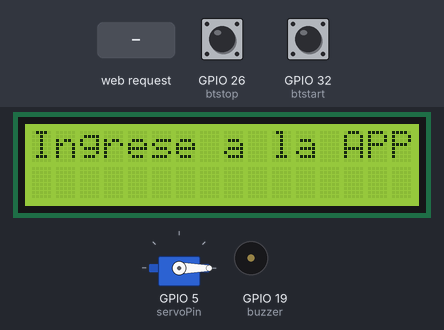
Bench run of a program on a simulated ESP32. Shown: servo, 16×2 character LCD, buzzer (waves = sounding, pin HIGH). The test bench sets the inputs (shaded band); at power-on: GPIO 32 (btstart) HIGH, GPIO 26 (btstop) LOW. WiFi joins after 1.5 s; servers stay silent unless stated; EEPROM starts erased; what the program prints to the serial monitor is not drawn.

Above: at 1.8 s.
1.9 s: HTTP request GET /wifi received
4.9 s: GPIO 32 (btstart) pulled LOW for 0.6 s
At 5.4 s:
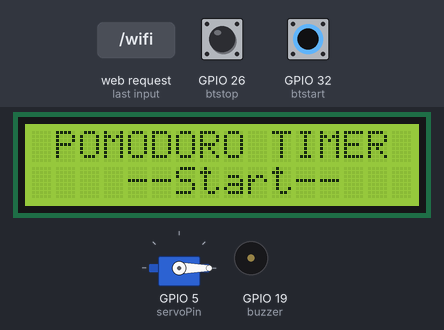
At 7.2 s:
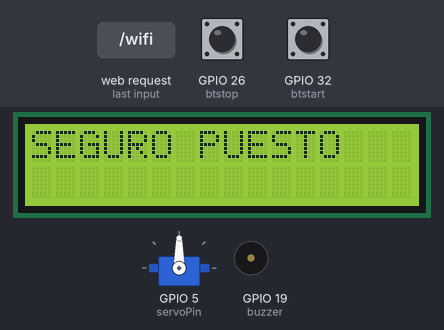
Timing chart, 0 to 58.5 s (numbered marks = the images above; inputs shaded):
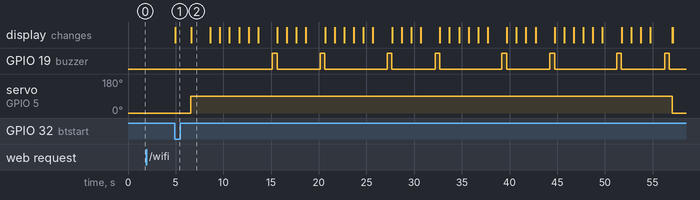

Measured:
- after the input at 1.9 s, every drawn part: stays the same
- after the input at 4.9 s, GPIO 19 (buzzer): LOW → HIGH after 10.2 s, then repeats every 12.0 s: LOW 4.5 s, HIGH 0.50 s, LOW 6.5 s, HIGH 0.50 s; servo on GPIO 5 (servoPin): 0° → 90° after 1.7 s, → 0° 50.5 s later; the display: first differs from a run without the input after 1.7 s (image 2)

The program:

main.cpp
```cpp
#include <Arduino.h>
#include <WiFi.h>
#include <WiFiClientSecure.h>
#include <UniversalTelegramBot.h>
#include <ArduinoJson.h>
#include <LiquidCrystal_I2C.h>
#include <Servo.h>
#include <cmath>
#include <EEPROM.h>
#include "apwifiesp32.h"
//#define BOTtoken "5885142699:AAH79kSUAwQyJ1aIkaehBrvOsmLQN6SppRQ" // Token del bot de Telegram DOMENICA
#define BOTtoken "5639158054:AAHOvj6mBd1XFZl4JZwrubx56F7FPoMQePo"
//#define CHAT_ID "1441825979" // ID de chat Domenica
#define CHAT_ID "1500591575" // ID del chat del Vicente
#define PRO_CPU 0
#define APP_CPU 1
#define NOAFF_CPU tskNO_AFFINITY
#define COLUMS 16 // LCD columns
#define ROWS 2
//const char *ssid = "ROBOTA"; // Datos de conexión WiFi
//const char *password = "R0b0ta2022";
String ssid_EE;
int dir_ssid_EE;
String pass_EE;
int dir_pass_EE;

int ciclosPomodoro = 1;
int ststart = 0;
int cursorMin = 5;
int cursorSeg = 8;
unsigned int time1;
unsigned int time2;
unsigned int time3;
unsigned int time4;
int timeout;

// control
int servoPin = 5; // servo
int btstart = 32;  // pulsador
//int btstop = 19;
int btstop = 26;
int stStop = 0;
int stop = 0;
int sendMessage = 0;
int buzzer = 19;

// Checks for new messages every 1 second.
int botRequestDelay = 1000;
unsigned long lastTimeBotRan;

Servo servo;

LiquidCrystal_I2C LCD(PCF8574_ADDR_A21_A11_A01, 4, 5, 6, 16, 11, 12, 13, 14, POSITIVE);
WiFiClientSecure client;
UniversalTelegramBot bot(BOTtoken, client);

void handleStop(int numNewMessages){

  for (int i = 0; i < numNewMessages; i++)
  {
    // Chat id of the requester
    String chat_id = String(bot.messages[i].chat_id);
    if (chat_id != CHAT_ID)
    {
      bot.sendMessage(chat_id, "Unauthorized user", "");
      continue;
    }

    // Print the received message
    String text = bot.messages[i].text;
    Serial.println(text);

    if (text == "/Autorizar")
    {
      stop = 1;
    }
    if (text == "/Rechazar")
    {
      stop = 0;
      stStop =0;
    }
  }
}

void lock(boolean a){
  if (a){
    servo.write(90);
    LCD.clear();
    LCD.setCursor(0, 0);
    LCD.print("SEGURO PUESTO");
    delay(2000);
    LCD.clear();
  }
  else{
    servo.write(0);
    LCD.clear();
    LCD.setCursor(0, 0);
    LCD.print("SEGURO QUITADO");
  }
}

void sound(){
  delay(500);
  digitalWrite(buzzer, HIGH);
  delay(500);
  digitalWrite(buzzer, LOW);
}

void temp(int minute, int seg)
{
  if(stop)
    return;
  //imprimir ciclo pomodoro
  LCD.setCursor(16,1);
  LCD.print(ciclosPomodoro);
  for (minute; minute > -1; minute--){
    if (stop){
      break;
    }
    LCD.setCursor(7, 1);
    LCD.print(":");
    if (minute < 9){
      cursorMin = 6;
    }
    LCD.setCursor(cursorMin, 1);
    LCD.print(minute);

    for (seg; seg > -1; seg--){
      time1 = millis();
      if (seg < 10)
      {
        LCD.setCursor(8, 1);
        LCD.print(0);
        cursorSeg = 9;
      }else{
        cursorSeg = 8;
      }
      LCD.setCursor(cursorSeg, 1);
      LCD.print(seg);
      if (stStop && (timeout<=4)){
        //Mensaje de autorizacion
        if (sendMessage){
          String mensaje = "Estudiante desea parar el sistema, escoja una opcion:\n";
          mensaje += "/Autorizar \n";
          mensaje += "/Rechazar \n";
          bot.sendMessage(CHAT_ID, mensaje, "");
          sendMessage = 0;
        }
        //Espera respuestas
        int numNewMessages = bot.getUpdates(bot.last_message_received + 1);
        while (numNewMessages){
          handleStop(numNewMessages);
          numNewMessages = bot.getUpdates(bot.last_message_received + 1);
        }
        if (stop){
          break;
        }
        timeout++;
      }else{
        timeout=0;
        stStop=0;
      }
      time2 = millis();
      if ((time2 - time1) < 1000){
        delay(1000 - (time2 - time1));
      }
    }//seg
    seg = 59;
  } // min
  sound();
}

void IRAM_ATTR isr(){
  if(stStop == 0){
    stStop = 1;
    timeout = 0;
    sendMessage = 1;
  }
}

void setup(){
  // servo
  servo.attach(servoPin);
  servo.write(0);
  pinMode(btstart, INPUT_PULLUP);
  pinMode(btstop, INPUT_PULLDOWN);
  pinMode(buzzer, OUTPUT);
  Serial.begin(115200);
  EEPROM.begin(512);

  // LCD
  LCD.begin(COLUMS, ROWS, LCD_5x8DOTS);
  LCD.backlight();
  LCD.setCursor(0, 0);
  LCD.print("CONFIGURANDO APP");
  // Se define la interrupcion
  attachInterrupt(digitalPinToInterrupt(btstop), isr, FALLING );
  //nombre de wifi a generarse y contrasena
  /*LCD.clear();
  LCD.setCursor(0,0);
  LCD.print("Buscando red");
  String ssidM     = readSTringEE(100);
  String passwordM = readSTringEE(200);
  WiFi.mode(WIFI_STA);
  WiFi.begin(ssidM, passwordM);
  delay(1000);
  int contador = 0;
  while(WiFi.status() != WL_CONNECTED && contador<=3){
    delay(500);
    contador++;
  }*/
  if(WiFi.status() != WL_CONNECTED){
    LCD.clear();
    LCD.setCursor(0,0);
    LCD.print("Ingrese a la APP");
    initAP("Pomodoro","123456789");
    while (WiFi.status() != WL_CONNECTED){
      loopAP();
      Serial.print(".");
      delay(500);
    }
  }

  // Bot de telegram
  client.setCACert(TELEGRAM_CERTIFICATE_ROOT);
  bot.sendMessage(CHAT_ID, "Bot iniciado", "");
  LCD.clear();
}

void loop()
{
  //Reinicio
  stStop = 0;
  stop = 0;
  //Menu principal
  LCD.setCursor(1, 0);
  LCD.print("POMODORO TIMER");
  LCD.setCursor(3, 1);
  LCD.print(" --Start--");
  // Presiona boton
  if (!digitalRead(btstart)){
    ststart = 1;
    while(!digitalRead(btstart)){}
    // solto
    delay(500); // Espera 0.5 segundos
    bot.sendMessage(CHAT_ID, "Pomodoro timer iniciado", "");
    int numNewMessages = bot.getUpdates(bot.last_message_received + 1);
    //Inicio de ciclos
    lock(1);
    ciclosPomodoro = 1;
    while(ciclosPomodoro <= 4){
        if(stop)
          break;
        // TIME TO STUDY //
        LCD.setCursor(3, 0);
        LCD.print("STUDY HARD");
        temp(0, 5);
        if(stop)
          break;
        // BREAK TIME //
        LCD.clear();
        LCD.setCursor(3, 0);
        LCD.print("BREAK TIME");
        temp(0, 3);

        ciclosPomodoro++;
    }//while ciclos pomodoro
    bot.sendMessage(CHAT_ID, "Pomodoro timer finalizó", "");
    lock(0);
    ststart = 0;
    LCD.clear();
  }
} // loop
```

apwifiesp32.h
```cpp
#include <Arduino.h>

#include <WiFi.h>
#include <WebServer.h>
#include <EEPROM.h>

String ssidYpass;
bool isConnected = false;

WebServer server(80);

void writeStringEE(String cadena, int direccion){
  int longitudCadena = cadena.length();
  for (int i = 0; i < longitudCadena; i++){
    EEPROM.write(direccion + i, cadena[i]);
  }
  EEPROM.write(direccion + longitudCadena, '\0'); // Null-terminated string
  EEPROM.commit(); // Guardamos los cambios en la memoria EEPROM
}

String readSTringEE(int direccion) {
  String cadena = "";
  char caracter = EEPROM.read(direccion);
  int i = 0;
  while (caracter != '\0' && i < 100) {
    cadena += caracter;
    i++;
    caracter = EEPROM.read(direccion + i);
  }
  return cadena;
}

void handleRoot() {
  String html = "<html><body>";
  html += "<form method='POST' action='/wifi'>";
  html += "Red Wi-Fi: <input type='text' name='ssid'><br>";
  html += "Contraseña: <input type='password' name='password'><br>";
  html += "<input type='submit' value='Conectar'>";
  html += "</form></body></html>";
  server.send(200, "text/html", html);
}

void handleWifi() {
  String ssid = server.arg("ssid");
  String password = server.arg("password");

  Serial.print("Conectando a la red Wi-Fi ");
  Serial.println(ssid);
  Serial.print("Clave Wi-Fi ");
  Serial.println(password);
  Serial.print("...");

  WiFi.disconnect(); // Desconectar la red Wi-Fi anterior, si se estaba conectado
  WiFi.begin(ssid.c_str(), password.c_str(),6);
  int cnt = 0;
  while (WiFi.status() != WL_CONNECTED and cnt < 8) {
    delay(1000);
    Serial.print(".");
    Serial.print(cnt);
    cnt++;
  }

if (WiFi.status() == WL_CONNECTED){
  Serial.println("Conexión establecida");
  server.send(200, "text/plain", "Conexión establecida");
  //ssidYpass = ssid + ";" + password + ";";
  isConnected = true;
  EEPROM.begin(512);
  writeStringEE(ssid,100);
  writeStringEE(password,200);
  Serial.println("Escrito en 100 " + readSTringEE(100));
  Serial.println("Escrito en 200 " + readSTringEE(200));

  }
else{
  Serial.println("Conexión no establecida");
  server.send(200, "text/plain", "Conexión no establecida");
  }
}

void initAP(const char* apSsid,const char* apPassword) { // Nombre de la red Wi-Fi y  Contraseña creada por el ESP32
  //Serial.begin(115200);

  WiFi.mode(WIFI_AP);
  WiFi.softAP(apSsid, apPassword);

  server.on("/", handleRoot);
  server.on("/wifi", handleWifi);

  server.begin();
  Serial.print("Ip de esp32...");
  Serial.println(WiFi.softAPIP());
  Serial.println("Servidor web iniciado");

}

void loopAP() {

  server.handleClient();

}
```
